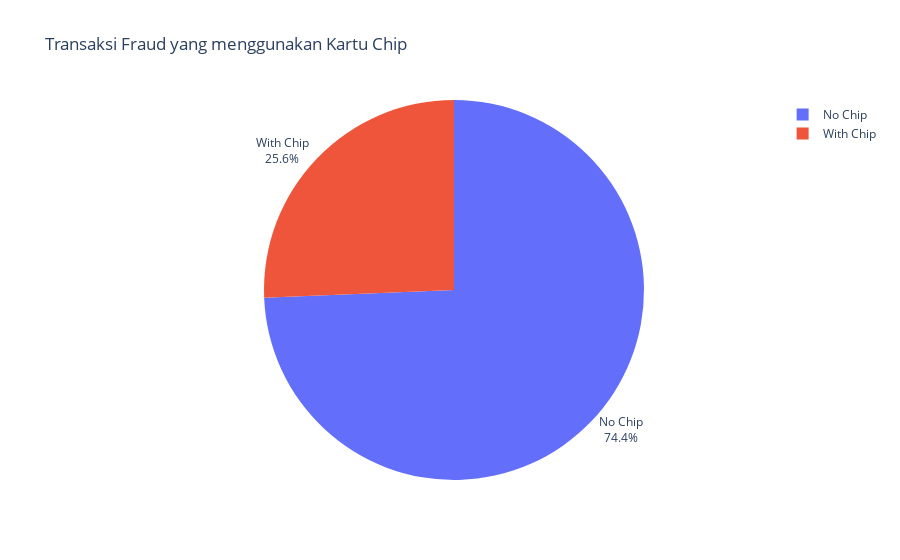

Notebook code cell kept with this figure:
### Code cell
figuc = px.pie(uc_f, values='count', names='used_chip', title='Transaksi Fraud yang menggunakan Kartu Chip')
figuc.update_traces(textposition='outside', textinfo='percent+label')
figuc.show()

### Figure 1 — Plotly figure (JSON) as saved in the notebook; plotly's stock layout.template omitted (floating-point values rounded to 4 significant figures)
{"data": [{"domain": {"x": [0, 1], "y": [0, 1]}, "hovertemplate": "used_chip=%{label}<br>count=%{value}<extra></extra>", "labels": ["No Chip", "With Chip"], "legendgroup": "", "name": "", "showlegend": true, "textinfo": "percent+label", "textposition": "outside", "type": "pie", "values": [64993, 22410]}], "layout": {"legend": {"tracegroupgap": 0}, "title": {"text": "Transaksi Fraud yang menggunakan Kartu Chip"}}}
